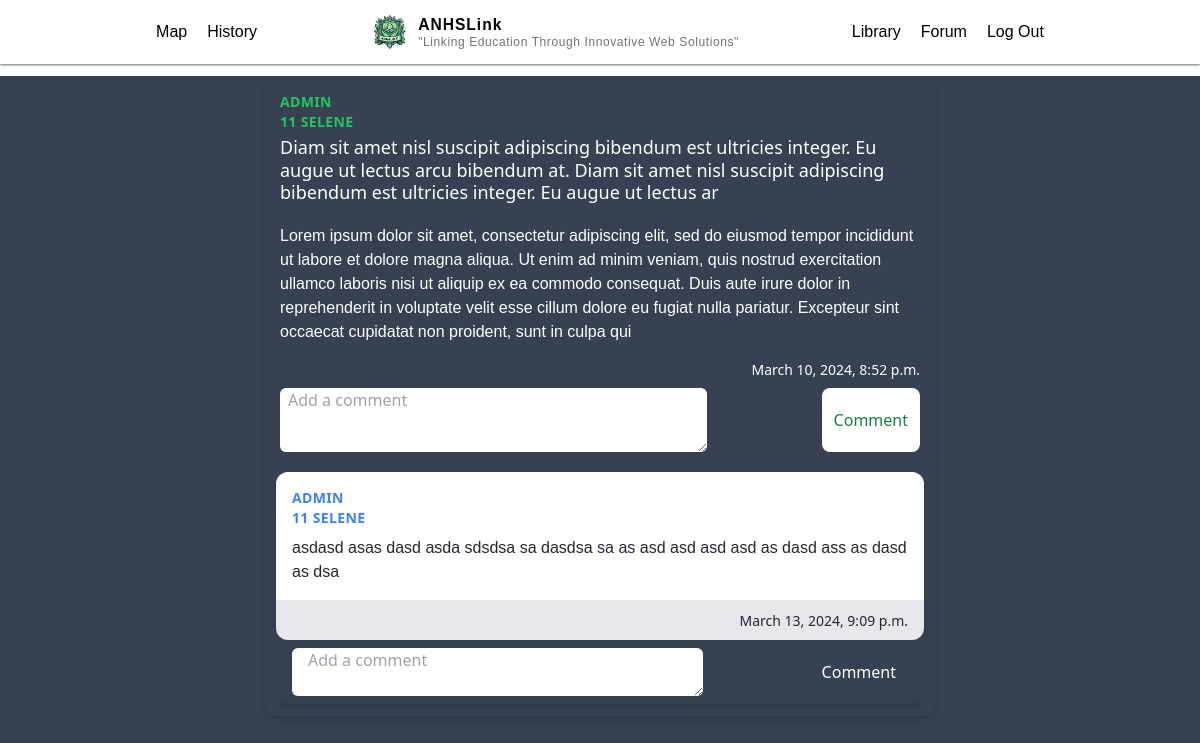
Page /forum/447/ (signed in) on the earlier database version.
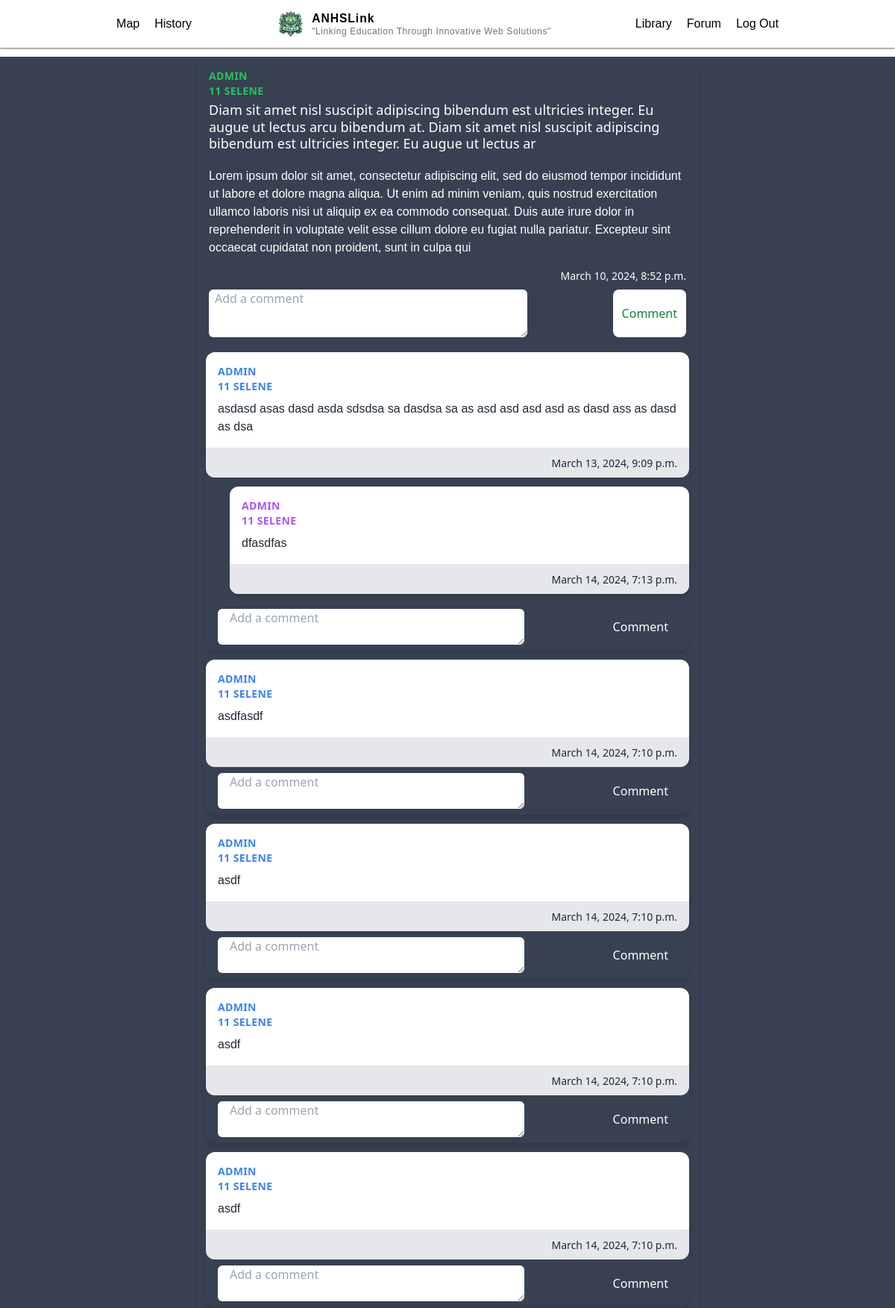
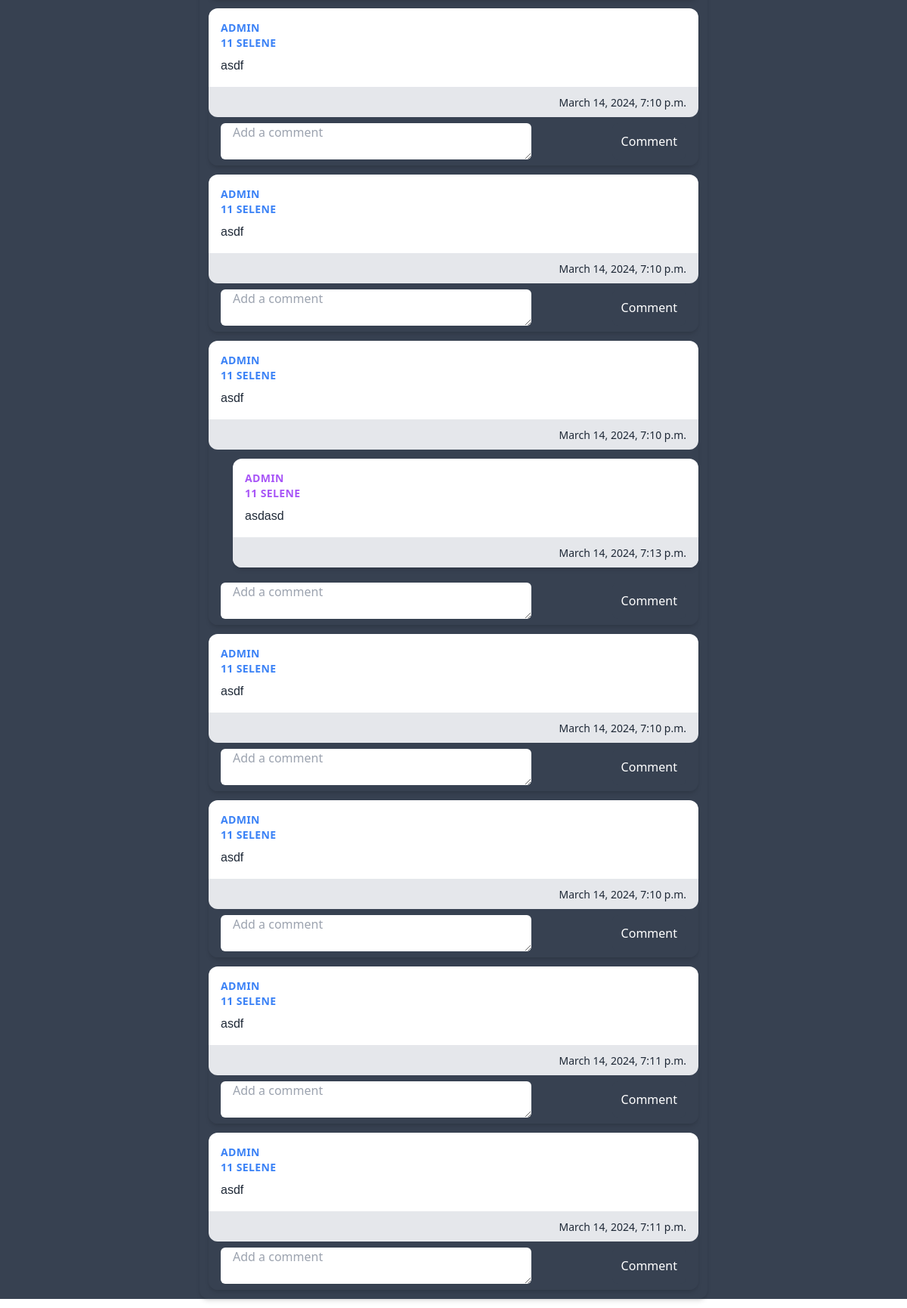
Same page on the later database version (2 pictures, top to bottom).
### main/models.py (models this page shows, shortened)
class Forum (models.Model):
    author = models.ForeignKey(Profile, on_delete=models.CASCADE, related_name="author")
    title = models.CharField(max_length=200, default="")
    description = models.CharField(max_length=400, default="",blank=True)
    uploaded_at = models.DateTimeField(auto_now_add=True)
    likes = models.ManyToManyField(User, related_name ='liked_comments')
    dislikes = models.ManyToManyField(User,related_name ='disliked_comments')

class Comment(models.Model):
    forum = models.ForeignKey(Forum, on_delete=models.CASCADE, null=True, blank=True, default="", related_name='comments')
    parent = models.ForeignKey("self", on_delete=models.CASCADE, null= True, blank=True, related_name ="replies")
    author = models.ForeignKey(User, on_delete=models.CASCADE, default="")
    text = models.CharField(max_length=400)
    uploaded_at = models.DateTimeField(auto_now_add=True)
    def __str__(self):
        return self.text

### authentication/models.py (models this page shows, shortened)
class Profile(models.Model):
    user = models.OneToOneField(User, on_delete=models.CASCADE, related_name="profile")
    grade = models.IntegerField()
    section = models.CharField(default='Selene', max_length=20)
    email = models.EmailField(default="haha@gmail.com")

### main/views.py (the view)
# urls.py: path("forum/<int:id>/", views.forum_comment, name="forum_comment"),
@login_required(login_url="/login")
def forum_comment(request, id):
    forums = Forum.objects.filter(id=id)
    return render(request,"main/forum_about.html",{"forums":forums})

### main/templates/main/forum_about.html (shortened to what this page needs)
{% extends "main/base.html" %}
{% load static %}
{% block body %}
{% for forum in forums%}
<div class="bg-gray-700 min-h-screen h-auto">
  <div class="max-w-md mx-auto bg-gray-700 rounded-xl shadow-md overflow-hidden md:max-w-2xl m-3">
    <div class="md:flex">
      <div class="p-4 bg-gray-700 text-white w-full">
        <div class="uppercase tracking-wide text-sm  font-semibold author text-green-500">{{forum.author.user.username}}
        </div>
        <div class="uppercase tracking-wide text-sm  font-semibold author text-green-500">{{ forum.author.grade}}
          {{ forum.author.section }}</div>
        <a href="#"
          class="block mt-1 mb-5 text-lg leading-tight font-medium text-white hover:underline">{{forum.title}}</a>
        <p class="mt-2 text-white ">{{forum.description}}</p>
      </div>
    </div>
    <div class="px-4   flex justify-between rounded-b-xl">
      <span class="text-sm text-gray-600 flex items-center text-white">{{forum.uploaded_at}}</span>
    </div>
    <div>
      <form method="POST" class="form px-4 py-2 bg-gray-700 flex justify-between" action="{% url 'comment'  %}">
        <textarea required name="text" type="text" placeholder="Add a comment"
          class="rounded-md px-2 text-left w-2/3 h-16 " maxlength="400"></textarea>
        <button type="submit" class="text-green-700 bg-white px-3 rounded-lg submitBTN">Comment</button>
      </form>
    </div>
    {% for comment in forum.comments.all %}
    <div class=" bg-gray-700 rounded-xl shadow-md overflow-hidden md:max-w-2xl m-3">
      <div class="">
        <div class="">
          <div class="flex bg-white ">
            <div class="p-4 ">
              <div class="uppercase   tracking-wide text-sm text-blue-500 font-semibold author">
                {{comment.author.username}}
              </div>
              <div class="uppercase  tracking-wide text-sm text-blue-500 font-semibold author">
                {{comment.author.profile.grade}} {{comment.author.profile.section}}
              </div>
              <p class="mt-2 text-gray-800 size-fit ">{{comment.text}}</p>
            </div>
          </div>
          <div class="px-4 py-2 bg-gray-200 text-right rounded-b-xl  ">
            <span class="text-sm text-gray-800  ">{{comment.uploaded_at}}</span>
          </div>
        </div>
        {% for reply in comment.replies.all %}
        <div class="overflow-x-auto  ml-8">
          <div class="max-w-md mx-auto bg-white rounded-xl shadow-md overflow-hidden md:max-w-2xl m-3">
            <div class="md:flex">
              <div class="p-4 ">
                <div class="uppercase tracking-wide text-sm text-purple-500 font-semibold author">
                  {{reply.author.username}}
                </div>
                <div class="uppercase tracking-wide text-sm text-purple-500 font-semibold author">
                  {{reply.author.profile.grade}} {{reply.author.profile.section}}
                </div>
                <p class="mt-2 text-gray-800 size-fit ">{{ reply.text }}</p>
              </div>
            </div>
            <div class="px-4 py-2 bg-gray-200 text-right ">
              <span class="text-sm text-gray-800  ">{{reply.uploaded_at}}</span>
            </div>
          </div>
        </div>
        {% endfor %}
        <div>
          <form method="POST" class="form px-4 py-2 bg-gray-700 flex justify-between" action="{% url 'reply'  %}">
            <textarea required name="text" type="text" placeholder="Add a comment"
              class=" w-2/3 rounded-md px-4 text-left " maxlength="400"></textarea>
            <button type="submit" class="text-white bg-gray-700 px-3 rounded-lg submitBTN">Comment</button>
          </form>
        </div>
      </div>
    </div>
    {%empty%}
    <p class="m-3 text-center text-gray-500">No comments</p>
    {% endfor%}
  </div>
  {% endfor %}
  {% endblock %}

### main/templates/main/base.html (shortened to what this page needs)
{% load static %}
<!DOCTYPE html>
<html lang="en">
<head>
    <link rel="stylesheet" href="{% static 'css/main.css' %}">
    <link href="{% static 'styles/styles.css' %}" rel="stylesheet" type="text/css">
</head>
<body>
    <div class="page">
        <div class="head_container">
            <div class="information flex justify-center space-x-"><a href="{% url 'map' %}">
                <p>Map</p>
            </a>
            <a href="{% url 'history' %}">
                <p>History</p>
            </a></div>
            <div class="branding">
                <img class="logo" src="{% static 'pictures/ANHSLink_logo.png' %}" alt="ANHS LOGO" width="7%">
                <div class="site-identity">
                    <p class="site-title">ANHSLink</p>
                    <p class="site-description">"Linking Education Through Innovative Web Solutions"</p>
                </div>
            </div>
            <div class="information flex justify-center space-x-">
                <a href="{% url 'library' %}">
                    <p>Library</p>
                </a>
                <a href="{% url 'forum' %}">
                    <p>Forum</p>
                </a>
                <form action="{% url 'logout' %}" method="post">
                    <button type="submit"><p>Log Out</p></button>
                </form>
            </div>
        </div>
        {% block body %} {% endblock %}
    </div>
</body>
</html>

### authentication/static/css/main.css (style rules this page uses)
html, :host { line-height: 1.5; -webkit-text-size-adjust: 100%; -moz-tab-size: 4; -o-tab-size: 4; tab-size: 4; font-family: ui-sans-serif, system-ui, sans-serif, "Apple Color Emoji", "Segoe UI Emoji", "Segoe UI Symbol", "Noto Color Emoji"; font-feature-settings: normal; font-variation-settings: normal; -webkit-tap-highlight-color: transparent; }
body { margin: 0; line-height: inherit; }
a { color: inherit; text-decoration: inherit; }
button, input, optgroup, select, textarea { font-family: inherit; font-feature-settings: inherit; font-variation-settings: inherit; font-size: 100%; font-weight: inherit; line-height: inherit; color: inherit; margin: 0; padding: 0; }
button, select { text-transform: none; }
button, [type='button'], [type='reset'], [type='submit'] { -webkit-appearance: button; background-color: transparent; background-image: none; }
blockquote, dl, dd, h1, h2, h3, h4, h5, h6, hr, figure, p, pre { margin: 0; }
textarea { resize: vertical; }
input::placeholder, textarea::placeholder { opacity: 1; color: #9ca3af; }
button, [role="button"] { cursor: pointer; }
img, svg, video, canvas, audio, iframe, embed, object { display: block; vertical-align: middle; }
img, video { max-width: 100%; height: auto; }
.m-3 { margin: 0.75rem; }
.mx-auto { margin-left: auto; margin-right: auto; }
.mb-5 { margin-bottom: 1.25rem; }
.ml-8 { margin-left: 2rem; }
.mt-1 { margin-top: 0.25rem; }
.mt-2 { margin-top: 0.5rem; }
.block { display: block; }
.flex { display: flex; }
.size-fit { width: -moz-fit-content; width: fit-content; height: -moz-fit-content; height: fit-content; }
.h-16 { height: 4rem; }
.h-auto { height: auto; }
.min-h-screen { min-height: 100vh; }
.w-2\/3 { width: 66.666667%; }
.w-full { width: 100%; }
.max-w-md { max-width: 28rem; }
.items-center { align-items: center; }
.justify-center { justify-content: center; }
.justify-between { justify-content: space-between; }
.overflow-hidden { overflow: hidden; }
.overflow-x-auto { overflow-x: auto; }
.rounded-lg { border-radius: 0.5rem; }
.rounded-md { border-radius: 0.375rem; }
.rounded-xl { border-radius: 0.75rem; }
.rounded-b-xl { border-bottom-right-radius: 0.75rem; border-bottom-left-radius: 0.75rem; }
.bg-gray-200 { --tw-bg-opacity: 1; background-color: rgb(229 231 235 / var(--tw-bg-opacity)); }
.bg-gray-700 { --tw-bg-opacity: 1; background-color: rgb(55 65 81 / var(--tw-bg-opacity)); }
.bg-white { --tw-bg-opacity: 1; background-color: rgb(255 255 255 / var(--tw-bg-opacity)); }
.p-4 { padding: 1rem; }
.px-2 { padding-left: 0.5rem; padding-right: 0.5rem; }
.px-3 { padding-left: 0.75rem; padding-right: 0.75rem; }
.px-4 { padding-left: 1rem; padding-right: 1rem; }
.py-2 { padding-top: 0.5rem; padding-bottom: 0.5rem; }
.text-left { text-align: left; }
.text-right { text-align: right; }
.text-lg { font-size: 1.125rem; line-height: 1.75rem; }
.text-sm { font-size: 0.875rem; line-height: 1.25rem; }
.font-medium { font-weight: 500; }
.font-semibold { font-weight: 600; }
.uppercase { text-transform: uppercase; }
.leading-tight { line-height: 1.25; }
.tracking-wide { letter-spacing: 0.025em; }
.text-blue-500 { --tw-text-opacity: 1; color: rgb(59 130 246 / var(--tw-text-opacity)); }
.text-gray-600 { --tw-text-opacity: 1; color: rgb(75 85 99 / var(--tw-text-opacity)); }
.text-gray-800 { --tw-text-opacity: 1; color: rgb(31 41 55 / var(--tw-text-opacity)); }
.text-green-500 { --tw-text-opacity: 1; color: rgb(34 197 94 / var(--tw-text-opacity)); }
.text-green-700 { --tw-text-opacity: 1; color: rgb(21 128 61 / var(--tw-text-opacity)); }
.text-purple-500 { --tw-text-opacity: 1; color: rgb(168 85 247 / var(--tw-text-opacity)); }
.text-white { --tw-text-opacity: 1; color: rgb(255 255 255 / var(--tw-text-opacity)); }
.shadow-md { --tw-shadow: 0 4px 6px -1px rgb(0 0 0 / 0.1), 0 2px 4px -2px rgb(0 0 0 / 0.1); --tw-shadow-colored: 0 4px 6px -1px var(--tw-shadow-color), 0 2px 4px -2px var(--tw-shadow-color); box-shadow: var(--tw-ring-offset-shadow, 0 0 #0000), var(--tw-ring-shadow, 0 0 #0000), var(--tw-shadow); }
@media (min-width: 768px) { .md\:flex { display: flex; } }
@media (min-width: 768px) { .md\:max-w-2xl { max-width: 42rem; } }

Differences in the rows shown:
added Comment: author.username "ADMIN", author.profile.grade "11", author.profile.section "SELENE", text "dfasdfas", uploaded_at "March 14, 2024, 7:13 p.m."
added Comment: author.username "ADMIN", author.profile.grade "11", author.profile.section "SELENE", text "asdfasdf", uploaded_at "March 14, 2024, 7:10 p.m."
added Comment: author.username "ADMIN", author.profile.grade "11", author.profile.section "SELENE", text "asdf", uploaded_at "March 14, 2024, 7:10 p.m."
added Comment: author.username "ADMIN", author.profile.grade "11", author.profile.section "SELENE", text "asdf", uploaded_at "March 14, 2024, 7:10 p.m."
added Comment: author.username "ADMIN", author.profile.grade "11", author.profile.section "SELENE", text "asdf", uploaded_at "March 14, 2024, 7:10 p.m."
added Comment: author.username "ADMIN", author.profile.grade "11", author.profile.section "SELENE", text "asdf", uploaded_at "March 14, 2024, 7:10 p.m."
added Comment: author.username "ADMIN", author.profile.grade "11", author.profile.section "SELENE", text "asdf", uploaded_at "March 14, 2024, 7:10 p.m."
added Comment: author.username "ADMIN", author.profile.grade "11", author.profile.section "SELENE", text "asdf", uploaded_at "March 14, 2024, 7:10 p.m."
added Comment: author.username "ADMIN", author.profile.grade "11", author.profile.section "SELENE", text "asdasd", uploaded_at "March 14, 2024, 7:13 p.m."
added Comment: author.username "ADMIN", author.profile.grade "11", author.profile.section "SELENE", text "asdf", uploaded_at "March 14, 2024, 7:10 p.m."
added Comment: author.username "ADMIN", author.profile.grade "11", author.profile.section "SELENE", text "asdf", uploaded_at "March 14, 2024, 7:10 p.m."
added Comment: author.username "ADMIN", author.profile.grade "11", author.profile.section "SELENE", text "asdf", uploaded_at "March 14, 2024, 7:11 p.m."
added Comment: author.username "ADMIN", author.profile.grade "11", author.profile.section "SELENE", text "asdf", uploaded_at "March 14, 2024, 7:11 p.m."
